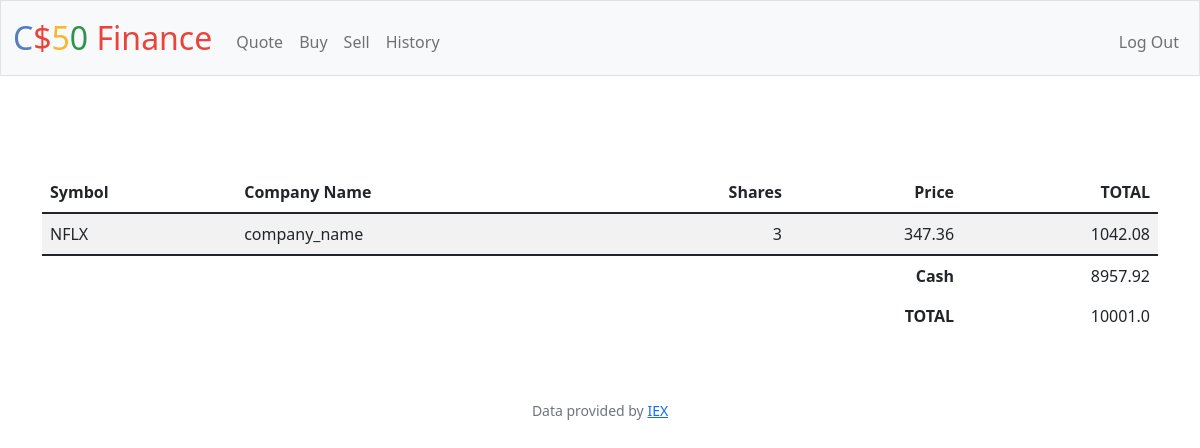
/ (signed in), run on the app's committed database.
### tables this page shows
CREATE TABLE 'transactions' ('id' INTEGER PRIMARY KEY NOT NULL, 'user_id' TEXT, 'symbol' TEXT, 'shares' INTEGER, 'price' REAL, 'date' DATETIME);

CREATE TABLE users (id INTEGER PRIMARY KEY AUTOINCREMENT NOT NULL, username TEXT NOT NULL, hash TEXT NOT NULL, cash NUMERIC NOT NULL DEFAULT 10000.00);

### app.py (the view)
@app.route("/")
@login_required
def index():
    user_id = session["user_id"]
    transactions_db = db.execute(
        "SELECT symbol, SUM(shares) AS shares, price FROM transactions WHERE user_id = ?  GROUP BY symbol HAVING SUM(shares) > 0", user_id)
    cash_db = db.execute("SELECT cash FROM users WHERE id = ?", user_id)
    database = transactions_db
    cash = cash_db[0]["cash"]
    total = 0
    for x in range(len(database)):
        total = int(database[x]['shares']) * float(database[x]['price'])
        total = total + 1
    return render_template("index.html", cash=cash, database=database, total=total+cash)

### app.py (called while the page is built)
@app.after_request
def after_request(response):
    response.headers["Cache-Control"] = "no-cache, no-store, must-revalidate"
    response.headers["Expires"] = 0
    response.headers["Pragma"] = "no-cache"
    return response

### helpers.py (called while the page is built)
def login_required(f):
    @wraps(f)
    def decorated_function(*args, **kwargs):
        if session.get("user_id") is None:
            return redirect("/login")
        return f(*args, **kwargs)
    return decorated_function

### templates/index.html (shortened to what this page needs)
{% extends "layout.html" %}
{% block main %}
    <main action="/" class="container py-5 text-center">
        <table class="table table-striped">
            <thead>
                <tr>
                    <th class="text-start">Symbol</th>
                    <th class="text-start">Company Name</th>
                    <th class="text-end">Shares</th>
                    <th class="text-end">Price</th>
                    <th class="text-end">TOTAL</th>
                </tr>
            </thead>
            <tbody>
                {% for row in database %}
                    <tr>
                        <td class="text-start">{{ row['symbol'] }}</td>
                        <td class="text-start">company_name</td>
                        <td class="text-end">{{ row['shares'] }}</td>
                        <td class="text-end">{{ row['price'] }}</td>
                        <td class="text-end">{{ row['shares'] * row['price'] }}</td>
                    </tr>
                {% endfor %}
            </tbody>
            <tfoot>
                <tr>
                    <td class="border-0 fw-bold text-end" colspan="4">Cash</td>
                    <td class="border-0 text-end">{{ cash }}</td>
                </tr>
                    <tr>
                        <td class="border-0 fw-bold text-end" colspan="4">TOTAL</td>
                        <td class="border-0 text-end">{{ total }}</td>
                    </tr>
            </tfoot>
        </table>
{% endblock %}

### data on the page
transactions: symbol "NFLX", shares "3", price "347.36", row "1042.08"
users: cash "8957.92"

### other printed values
{{ total }} "10001.0"
